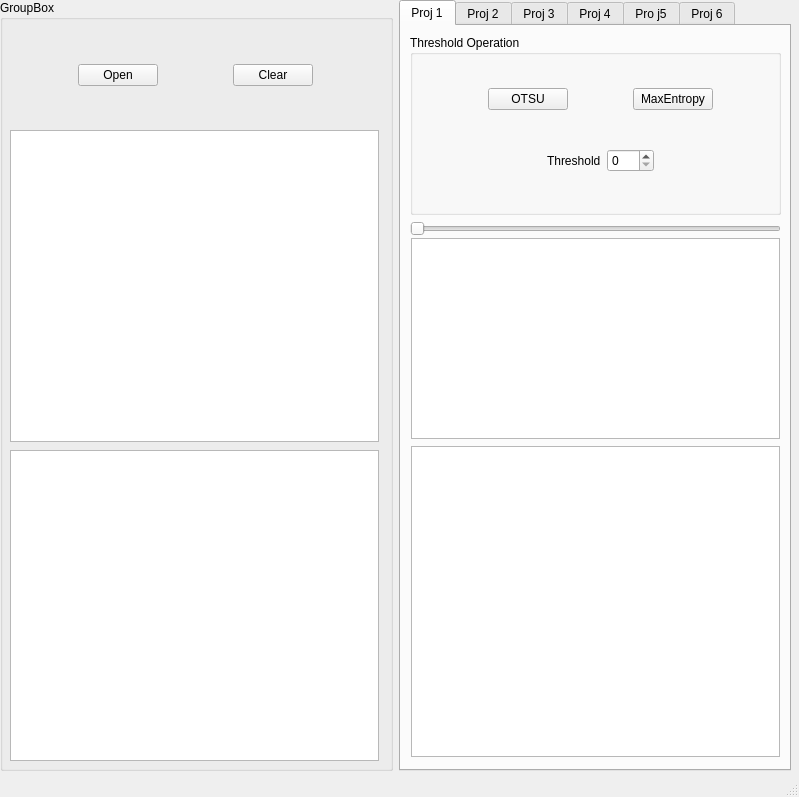
<?xml version="1.0" encoding="UTF-8"?>
<ui version="4.0">
 <class>MainWindow</class>
 <widget class="QMainWindow" name="MainWindow">
  <property name="geometry">
   <rect>
    <x>0</x>
    <y>0</y>
    <width>799</width>
    <height>797</height>
   </rect>
  </property>
  <property name="windowTitle">
   <string>MainWindow</string>
  </property>
  <widget class="QWidget" name="centralwidget">
   <widget class="QWidget" name="horizontalLayoutWidget">
    <property name="geometry">
     <rect>
      <x>0</x>
      <y>0</y>
      <width>791</width>
      <height>771</height>
     </rect>
    </property>
    <layout class="QHBoxLayout" name="horizontalLayout" stretch="1,1">
     <item>
      <widget class="QGroupBox" name="groupBox">
       <property name="title">
        <string>GroupBox</string>
       </property>
       <widget class="QWidget" name="verticalLayoutWidget">
        <property name="geometry">
         <rect>
          <x>10</x>
          <y>30</y>
          <width>371</width>
          <height>91</height>
         </rect>
        </property>
        <layout class="QVBoxLayout" name="verticalLayout" stretch="1">
         <item>
          <layout class="QHBoxLayout" name="horizontalLayout_2">
           <item>
            <spacer name="horizontalSpacer_3">
             <property name="orientation">
              <enum>Qt::Horizontal</enum>
             </property>
             <property name="sizeHint" stdset="0">
              <size>
               <width>40</width>
               <height>20</height>
              </size>
             </property>
            </spacer>
           </item>
           <item>
            <widget class="QPushButton" name="OpenButton">
             <property name="text">
              <string>Open</string>
             </property>
            </widget>
           </item>
           <item>
            <spacer name="horizontalSpacer_2">
             <property name="orientation">
              <enum>Qt::Horizontal</enum>
             </property>
             <property name="sizeHint" stdset="0">
              <size>
               <width>40</width>
               <height>20</height>
              </size>
             </property>
            </spacer>
           </item>
           <item>
            <widget class="QPushButton" name="ClearButton">
             <property name="text">
              <string>Clear</string>
             </property>
            </widget>
           </item>
           <item>
            <spacer name="horizontalSpacer">
             <property name="orientation">
              <enum>Qt::Horizontal</enum>
             </property>
             <property name="sizeHint" stdset="0">
              <size>
               <width>40</width>
               <height>20</height>
              </size>
             </property>
            </spacer>
           </item>
          </layout>
         </item>
        </layout>
       </widget>
       <widget class="ImageView" name="GreyView">
        <property name="geometry">
         <rect>
          <x>10</x>
          <y>130</y>
          <width>369</width>
          <height>312</height>
         </rect>
        </property>
       </widget>
      </widget>
     </item>
     <item>
      <widget class="QTabWidget" name="tabWidget">
       <property name="currentIndex">
        <number>0</number>
       </property>
       <widget class="QWidget" name="tab">
        <attribute name="title">
         <string>Proj 1</string>
        </attribute>
        <widget class="QWidget" name="verticalLayoutWidget_2">
         <property name="geometry">
          <rect>
           <x>9</x>
           <y>9</y>
           <width>371</width>
           <height>201</height>
          </rect>
         </property>
         <layout class="QVBoxLayout" name="verticalLayout_2" stretch="3,2">
          <item>
           <widget class="QGroupBox" name="groupBox_2">
            <property name="title">
             <string>Threshold Operation</string>
            </property>
            <widget class="QWidget" name="verticalLayoutWidget_3">
             <property name="geometry">
              <rect>
               <x>20</x>
               <y>20</y>
               <width>341</width>
               <height>151</height>
              </rect>
             </property>
             <layout class="QVBoxLayout" name="verticalLayout_3">
              <item>
               <layout class="QHBoxLayout" name="horizontalLayout_3">
                <item>
                 <spacer name="horizontalSpacer_4">
                  <property name="orientation">
                   <enum>Qt::Horizontal</enum>
                  </property>
                  <property name="sizeHint" stdset="0">
                   <size>
                    <width>40</width>
                    <height>20</height>
                   </size>
                  </property>
                 </spacer>
                </item>
                <item>
                 <widget class="QPushButton" name="OTSUButton">
                  <property name="text">
                   <string>OTSU</string>
                  </property>
                 </widget>
                </item>
                <item>
                 <spacer name="horizontalSpacer_5">
                  <property name="orientation">
                   <enum>Qt::Horizontal</enum>
                  </property>
                  <property name="sizeHint" stdset="0">
                   <size>
                    <width>40</width>
                    <height>20</height>
                   </size>
                  </property>
                 </spacer>
                </item>
                <item>
                 <widget class="QPushButton" name="MEButton">
                  <property name="text">
                   <string>MaxEntropy</string>
                  </property>
                 </widget>
                </item>
                <item>
                 <spacer name="horizontalSpacer_6">
                  <property name="orientation">
                   <enum>Qt::Horizontal</enum>
                  </property>
                  <property name="sizeHint" stdset="0">
                   <size>
                    <width>40</width>
                    <height>20</height>
                   </size>
                  </property>
                 </spacer>
                </item>
               </layout>
              </item>
              <item>
               <layout class="QHBoxLayout" name="horizontalLayout_4">
                <item>
                 <spacer name="horizontalSpacer_7">
                  <property name="orientation">
                   <enum>Qt::Horizontal</enum>
                  </property>
                  <property name="sizeHint" stdset="0">
                   <size>
                    <width>40</width>
                    <height>20</height>
                   </size>
                  </property>
                 </spacer>
                </item>
                <item>
                 <widget class="QLabel" name="label">
                  <property name="text">
                   <string>Threshold</string>
                  </property>
                 </widget>
                </item>
                <item>
                 <widget class="QSpinBox" name="P1T">
                  <property name="maximum">
                   <number>255</number>
                  </property>
                 </widget>
                </item>
                <item>
                 <spacer name="horizontalSpacer_8">
                  <property name="orientation">
                   <enum>Qt::Horizontal</enum>
                  </property>
                  <property name="sizeHint" stdset="0">
                   <size>
                    <width>40</width>
                    <height>20</height>
                   </size>
                  </property>
                 </spacer>
                </item>
               </layout>
              </item>
             </layout>
            </widget>
           </widget>
          </item>
          <item>
           <widget class="QSlider" name="ThresholdSlider">
            <property name="maximum">
             <number>255</number>
            </property>
            <property name="orientation">
             <enum>Qt::Horizontal</enum>
            </property>
           </widget>
          </item>
         </layout>
        </widget>
        <widget class="PlotWidget" name="HistView">
         <property name="geometry">
          <rect>
           <x>10</x>
           <y>212</y>
           <width>369</width>
           <height>201</height>
          </rect>
         </property>
        </widget>
        <widget class="ImageView" name="BinaryView">
         <property name="geometry">
          <rect>
           <x>10</x>
           <y>420</y>
           <width>369</width>
           <height>311</height>
          </rect>
         </property>
        </widget>
       </widget>
       <widget class="QWidget" name="tab_2">
        <attribute name="title">
         <string>Proj 2</string>
        </attribute>
        <widget class="QWidget" name="verticalLayoutWidget_4">
         <property name="geometry">
          <rect>
           <x>9</x>
           <y>9</y>
           <width>371</width>
           <height>351</height>
          </rect>
         </property>
         <layout class="QVBoxLayout" name="verticalLayout_4" stretch="3,2">
          <item>
           <widget class="QGroupBox" name="groupBox_3">
            <property name="title">
             <string>Edge Detection</string>
            </property>
            <widget class="QWidget" name="gridLayoutWidget">
             <property name="geometry">
              <rect>
               <x>30</x>
               <y>50</y>
               <width>311</width>
               <height>121</height>
              </rect>
             </property>
             <layout class="QGridLayout" name="gridLayout">
              <item row="1" column="0">
               <widget class="QPushButton" name="PXButton">
                <property name="text">
                 <string>Prewitt-X</string>
                </property>
               </widget>
              </item>
              <item row="0" column="1">
               <widget class="QPushButton" name="RYButton">
                <property name="text">
                 <string>Roberts-Y</string>
                </property>
               </widget>
              </item>
              <item row="1" column="1">
               <widget class="QPushButton" name="PYButton">
                <property name="text">
                 <string>Prewitt-Y</string>
                </property>
               </widget>
              </item>
              <item row="0" column="0">
               <widget class="QPushButton" name="RXButton">
                <property name="text">
                 <string>Roberts-X</string>
                </property>
               </widget>
              </item>
              <item row="2" column="0">
               <widget class="QPushButton" name="SXButton">
                <property name="text">
                 <string>Sobel-X</string>
                </property>
               </widget>
              </item>
              <item row="2" column="1">
               <widget class="QPushButton" name="SYButton">
                <property name="text">
                 <string>Sobel-Y</string>
                </property>
               </widget>
              </item>
             </layout>
            </widget>
           </widget>
          </item>
          <item>
           <widget class="QGroupBox" name="groupBox_4">
            <property name="title">
             <string>Noise Reduction</string>
            </property>
            <widget class="QWidget" name="gridLayoutWidget_2">
             <property name="geometry">
              <rect>
               <x>30</x>
               <y>29</y>
               <width>311</width>
               <height>101</height>
              </rect>
             </property>
             <layout class="QGridLayout" name="gridLayout_2">
              <item row="0" column="3">
               <widget class="QSpinBox" name="KernelBox">
                <property name="minimum">
                 <number>1</number>
                </property>
               </widget>
              </item>
              <item row="0" column="0">
               <widget class="QPushButton" name="GaussianButton">
                <property name="text">
                 <string>Gaussian</string>
                </property>
               </widget>
              </item>
              <item row="1" column="3">
               <widget class="QDoubleSpinBox" name="SigmaBox">
                <property name="singleStep">
                 <double>0.100000000000000</double>
                </property>
               </widget>
              </item>
              <item row="1" column="1">
               <spacer name="horizontalSpacer_10">
                <property name="orientation">
                 <enum>Qt::Horizontal</enum>
                </property>
                <property name="sizeHint" stdset="0">
                 <size>
                  <width>20</width>
                  <height>20</height>
                 </size>
                </property>
               </spacer>
              </item>
              <item row="0" column="2">
               <widget class="QLabel" name="label_2">
                <property name="text">
                 <string>Kernel SIze</string>
                </property>
               </widget>
              </item>
              <item row="1" column="0">
               <widget class="QPushButton" name="MedianButton">
                <property name="text">
                 <string>Median</string>
                </property>
               </widget>
              </item>
              <item row="1" column="2">
               <widget class="QLabel" name="label_3">
                <property name="text">
                 <string>Sigma</string>
                </property>
               </widget>
              </item>
              <item row="0" column="1">
               <spacer name="horizontalSpacer_9">
                <property name="orientation">
                 <enum>Qt::Horizontal</enum>
                </property>
                <property name="sizeHint" stdset="0">
                 <size>
                  <width>20</width>
                  <height>20</height>
                 </size>
                </property>
               </spacer>
              </item>
             </layout>
            </widget>
           </widget>
          </item>
         </layout>
        </widget>
        <widget class="ImageView" name="P2OView">
         <property name="geometry">
          <rect>
           <x>10</x>
           <y>420</y>
           <width>369</width>
           <height>311</height>
          </rect>
         </property>
        </widget>
       </widget>
       <widget class="QWidget" name="tab_3">
        <attribute name="title">
         <string>Proj 3</string>
        </attribute>
        <widget class="QGroupBox" name="groupBox_5">
         <property name="geometry">
          <rect>
           <x>10</x>
           <y>10</y>
           <width>371</width>
           <height>81</height>
          </rect>
         </property>
         <property name="title">
          <string>Morphology Operation</string>
         </property>
         <widget class="QWidget" name="gridLayoutWidget_3">
          <property name="geometry">
           <rect>
            <x>19</x>
            <y>19</y>
            <width>201</width>
            <height>61</height>
           </rect>
          </property>
          <layout class="QGridLayout" name="gridLayout_3">
           <item row="0" column="0">
            <widget class="QPushButton" name="P3O">
             <property name="text">
              <string>Opening</string>
             </property>
            </widget>
           </item>
           <item row="0" column="1">
            <widget class="QPushButton" name="P3C">
             <property name="text">
              <string>Closing</string>
             </property>
            </widget>
           </item>
           <item row="1" column="0">
            <widget class="QPushButton" name="P3D">
             <property name="text">
              <string>Dilation</string>
             </property>
            </widget>
           </item>
           <item row="1" column="1">
            <widget class="QPushButton" name="P3E">
             <property name="text">
              <string>Erosion</string>
             </property>
            </widget>
           </item>
          </layout>
         </widget>
         <widget class="QWidget" name="gridLayoutWidget_4">
          <property name="geometry">
           <rect>
            <x>229</x>
            <y>20</y>
            <width>131</width>
            <height>61</height>
           </rect>
          </property>
          <layout class="QGridLayout" name="gridLayout_4">
           <item row="0" column="0">
            <widget class="QLabel" name="P3K_label">
             <property name="text">
              <string>Threshold</string>
             </property>
            </widget>
           </item>
           <item row="1" column="0">
            <widget class="QLabel" name="label_5">
             <property name="text">
              <string>Kernel Size</string>
             </property>
            </widget>
           </item>
           <item row="0" column="1">
            <widget class="QSpinBox" name="P3T">
             <property name="maximum">
              <number>255</number>
             </property>
            </widget>
           </item>
           <item row="1" column="1">
            <widget class="QSpinBox" name="P3K">
             <property name="value">
              <number>3</number>
             </property>
            </widget>
           </item>
          </layout>
         </widget>
        </widget>
        <widget class="ImageView" name="P3OView">
         <property name="geometry">
          <rect>
           <x>10</x>
           <y>420</y>
           <width>369</width>
           <height>311</height>
          </rect>
         </property>
        </widget>
        <widget class="ImageView" name="P3BView">
         <property name="geometry">
          <rect>
           <x>10</x>
           <y>100</y>
           <width>369</width>
           <height>311</height>
          </rect>
         </property>
        </widget>
       </widget>
       <widget class="QWidget" name="tab_4">
        <attribute name="title">
         <string>Proj 4</string>
        </attribute>
        <widget class="QGroupBox" name="groupBox_6">
         <property name="geometry">
          <rect>
           <x>10</x>
           <y>9</y>
           <width>371</width>
           <height>81</height>
          </rect>
         </property>
         <property name="title">
          <string>GroupBox</string>
         </property>
         <widget class="QWidget" name="verticalLayoutWidget_6">
          <property name="geometry">
           <rect>
            <x>20</x>
            <y>20</y>
            <width>121</width>
            <height>61</height>
           </rect>
          </property>
          <layout class="QVBoxLayout" name="verticalLayout_6">
           <item>
            <widget class="QPushButton" name="P4D">
             <property name="text">
              <string>Distance Transform</string>
             </property>
            </widget>
           </item>
           <item>
            <widget class="QComboBox" name="P4DS">
             <item>
              <property name="text">
               <string>Eculidean</string>
              </property>
             </item>
             <item>
              <property name="text">
               <string>City Block</string>
              </property>
             </item>
             <item>
              <property name="text">
               <string>Chessboard</string>
              </property>
             </item>
            </widget>
           </item>
          </layout>
         </widget>
         <widget class="QWidget" name="verticalLayoutWidget_7">
          <property name="geometry">
           <rect>
            <x>149</x>
            <y>19</y>
            <width>131</width>
            <height>61</height>
           </rect>
          </property>
          <layout class="QVBoxLayout" name="verticalLayout_7">
           <item>
            <widget class="QPushButton" name="P4S">
             <property name="text">
              <string>Skeleton</string>
             </property>
            </widget>
           </item>
           <item>
            <widget class="QPushButton" name="P4R">
             <property name="text">
              <string>Restoration</string>
             </property>
            </widget>
           </item>
          </layout>
         </widget>
         <widget class="QWidget" name="gridLayoutWidget_9">
          <property name="geometry">
           <rect>
            <x>291</x>
            <y>20</y>
            <width>62</width>
            <height>51</height>
           </rect>
          </property>
          <layout class="QGridLayout" name="gridLayout_9">
           <item row="1" column="1">
            <widget class="QSpinBox" name="P4T">
             <property name="maximum">
              <number>255</number>
             </property>
            </widget>
           </item>
           <item row="0" column="1">
            <widget class="QLabel" name="label_9">
             <property name="text">
              <string>Threshold</string>
             </property>
            </widget>
           </item>
          </layout>
         </widget>
        </widget>
        <widget class="ImageView" name="P4BView">
         <property name="geometry">
          <rect>
           <x>10</x>
           <y>101</y>
           <width>369</width>
           <height>312</height>
          </rect>
         </property>
        </widget>
        <widget class="ImageView" name="P4OView">
         <property name="geometry">
          <rect>
           <x>10</x>
           <y>420</y>
           <width>369</width>
           <height>311</height>
          </rect>
         </property>
        </widget>
       </widget>
       <widget class="QWidget" name="tab_5">
        <attribute name="title">
         <string>Pro j5</string>
        </attribute>
        <widget class="QGroupBox" name="groupBox_7">
         <property name="geometry">
          <rect>
           <x>10</x>
           <y>10</y>
           <width>371</width>
           <height>81</height>
          </rect>
         </property>
         <property name="title">
          <string>Morphology Operation</string>
         </property>
         <widget class="QWidget" name="gridLayoutWidget_5">
          <property name="geometry">
           <rect>
            <x>19</x>
            <y>19</y>
            <width>201</width>
            <height>61</height>
           </rect>
          </property>
          <layout class="QGridLayout" name="gridLayout_5">
           <item row="0" column="0">
            <widget class="QPushButton" name="P5O">
             <property name="text">
              <string>Opening</string>
             </property>
            </widget>
           </item>
           <item row="0" column="1">
            <widget class="QPushButton" name="P5C">
             <property name="text">
              <string>Closing</string>
             </property>
            </widget>
           </item>
           <item row="1" column="0">
            <widget class="QPushButton" name="P5D">
             <property name="text">
              <string>Dilation</string>
             </property>
            </widget>
           </item>
           <item row="1" column="1">
            <widget class="QPushButton" name="P5E">
             <property name="text">
              <string>Erosion</string>
             </property>
            </widget>
           </item>
          </layout>
         </widget>
         <widget class="QWidget" name="gridLayoutWidget_6">
          <property name="geometry">
           <rect>
            <x>229</x>
            <y>20</y>
            <width>121</width>
            <height>61</height>
           </rect>
          </property>
          <layout class="QGridLayout" name="gridLayout_6">
           <item row="0" column="0">
            <widget class="QLabel" name="label_7">
             <property name="text">
              <string>Kernel Size</string>
             </property>
            </widget>
           </item>
           <item row="0" column="1">
            <widget class="QSpinBox" name="P5K">
             <property name="value">
              <number>3</number>
             </property>
            </widget>
           </item>
          </layout>
         </widget>
        </widget>
        <widget class="ImageView" name="P5OView">
         <property name="geometry">
          <rect>
           <x>10</x>
           <y>101</y>
           <width>369</width>
           <height>312</height>
          </rect>
         </property>
        </widget>
       </widget>
       <widget class="QWidget" name="tab_6">
        <attribute name="title">
         <string>Proj 6</string>
        </attribute>
        <widget class="ImageView" name="P6BView">
         <property name="geometry">
          <rect>
           <x>10</x>
           <y>101</y>
           <width>369</width>
           <height>312</height>
          </rect>
         </property>
        </widget>
        <widget class="ImageView" name="P6OView">
         <property name="geometry">
          <rect>
           <x>10</x>
           <y>420</y>
           <width>369</width>
           <height>311</height>
          </rect>
         </property>
        </widget>
        <widget class="QGroupBox" name="groupBox_8">
         <property name="geometry">
          <rect>
           <x>10</x>
           <y>10</y>
           <width>371</width>
           <height>81</height>
          </rect>
         </property>
         <property name="title">
          <string>Morphology Operation</string>
         </property>
         <widget class="QWidget" name="gridLayoutWidget_7">
          <property name="geometry">
           <rect>
            <x>9</x>
            <y>19</y>
            <width>181</width>
            <height>61</height>
           </rect>
          </property>
          <layout class="QGridLayout" name="gridLayout_7">
           <item row="0" column="0">
            <widget class="QPushButton" name="P6E">
             <property name="text">
              <string>Edge Detection</string>
             </property>
            </widget>
           </item>
           <item row="0" column="1">
            <widget class="QPushButton" name="P6G">
             <property name="text">
              <string>Gradient</string>
             </property>
            </widget>
           </item>
           <item row="1" column="0" colspan="2">
            <widget class="QComboBox" name="P6EL">
             <item>
              <property name="text">
               <string>Standard</string>
              </property>
             </item>
             <item>
              <property name="text">
               <string>External</string>
              </property>
             </item>
             <item>
              <property name="text">
               <string>Internal</string>
              </property>
             </item>
            </widget>
           </item>
          </layout>
         </widget>
         <widget class="QWidget" name="gridLayoutWidget_8">
          <property name="geometry">
           <rect>
            <x>299</x>
            <y>20</y>
            <width>62</width>
            <height>51</height>
           </rect>
          </property>
          <layout class="QGridLayout" name="gridLayout_8">
           <item row="1" column="1">
            <widget class="QSpinBox" name="P6T">
             <property name="maximum">
              <number>255</number>
             </property>
            </widget>
           </item>
           <item row="0" column="1">
            <widget class="QLabel" name="label_8">
             <property name="text">
              <string>Threshold</string>
             </property>
            </widget>
           </item>
          </layout>
         </widget>
         <widget class="QWidget" name="verticalLayoutWidget_5">
          <property name="geometry">
           <rect>
            <x>200</x>
            <y>20</y>
            <width>91</width>
            <height>61</height>
           </rect>
          </property>
          <layout class="QVBoxLayout" name="verticalLayout_5">
           <item>
            <widget class="QPushButton" name="P6R">
             <property name="text">
              <string>Reconstruction</string>
             </property>
            </widget>
           </item>
           <item>
            <widget class="QComboBox" name="P6RL">
             <item>
              <property name="text">
               <string>Conditional Dilation</string>
              </property>
             </item>
             <item>
              <property name="text">
               <string>OBR</string>
              </property>
             </item>
             <item>
              <property name="text">
               <string>CBR</string>
              </property>
             </item>
            </widget>
           </item>
          </layout>
         </widget>
        </widget>
       </widget>
      </widget>
     </item>
    </layout>
   </widget>
   <widget class="ImageView" name="RawView">
    <property name="geometry">
     <rect>
      <x>10</x>
      <y>450</y>
      <width>369</width>
      <height>311</height>
     </rect>
    </property>
   </widget>
  </widget>
  <widget class="QStatusBar" name="statusbar"/>
 </widget>
 <customwidgets>
  <customwidget>
   <class>ImageView</class>
   <extends>QGraphicsView</extends>
   <header>pyqtgraph</header>
  </customwidget>
  <customwidget>
   <class>PlotWidget</class>
   <extends>QGraphicsView</extends>
   <header>pyqtgraph</header>
  </customwidget>
 </customwidgets>
 <tabstops>
  <tabstop>OpenButton</tabstop>
  <tabstop>ClearButton</tabstop>
  <tabstop>tabWidget</tabstop>
 </tabstops>
 <resources/>
 <connections/>
</ui>
